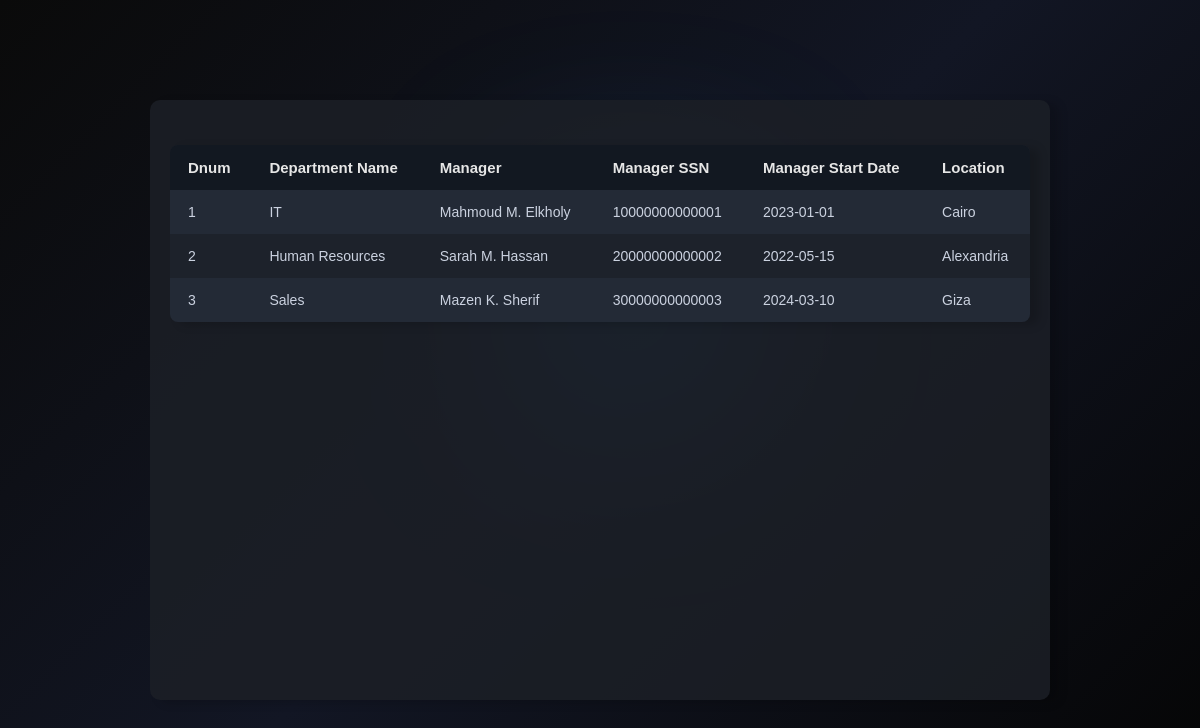
Page /manageDepartment/viewDepartment.php on the committed database.
### tables this page shows
CREATE TABLE departments (
    Dnum INT AUTO_INCREMENT PRIMARY KEY,
    Dname VARCHAR(100) NOT NULL UNIQUE,
    Mgr_SSN CHAR(14),
    Mgr_Start_Date DATE,
    Locations VARCHAR(100)
);

CREATE TABLE employees (
    SSN CHAR(14) PRIMARY KEY,
    Fname VARCHAR(50) NOT NULL,
    Minit CHAR(1),
    Lname VARCHAR(50) NOT NULL,
    Bdate DATE,
    Address VARCHAR(200),
    Sex ENUM('Male', 'Female') NOT NULL,
    Salary DECIMAL(10, 2),
    JobTitle VARCHAR(50),
    Dno INT,
    SuperSSN CHAR(14),
    Phone CHAR(13),
    CONSTRAINT Valid_Sex CHECK (Sex IN ('Male', 'Female'))
);

### manageDepartment/viewDepartment.php (the view, shortened to what this page needs)
<!DOCTYPE html>
<html lang="en">
    <head>
        <link rel="stylesheet" href="../css/main.css">
        <link rel="stylesheet" href="../css/manage.css">
    </head>
    <body>
        <main>
            <?php
            $servername = "localhost";
            $username   = "root";
            $password   = "";
            $dbname     = "email_list_subscription";
            $conn = new mysqli($servername, $username, $password, $dbname);
            $sql = "
                SELECT
                    d.Dnum,
                    d.Dname,
                    d.Mgr_SSN,
                    d.Locations,
                    d.Mgr_Start_Date,
                    e.Fname,
                    e.Minit,
                    e.Lname
                FROM departments d
                LEFT JOIN employees e
                    ON d.Mgr_SSN = e.SSN
                ORDER BY d.Dnum ASC
            ";
            $result = $conn->query($sql);
            if ($result->num_rows > 0) {
                echo "<table>";
                echo "<tr>
                        <th>Dnum</th>
                        <th>Department Name</th>
                        <th>Manager</th>
                        <th>Manager SSN</th>
                        <th>Manager Start Date</th>
                        <th>Location</th>
                    </tr>";
                while ($row = $result->fetch_assoc()) {
                    $managerName = ($row['Fname'])
                        ? $row['Fname'] . " " . $row['Minit'] . ". " . $row['Lname']
                        : "<i>No Manager</i>";
                    echo "<tr>
                            <td>{$row['Dnum']}</td>
                            <td>{$row['Dname']}</td>
                            <td>{$managerName}</td>
                            <td>" . ($row['Mgr_SSN'] ?: "<i>NULL</i>") . "</td>
                            <td>" . ($row['Mgr_Start_Date'] ?: "<i>NULL</i>") . "</td>
                            <td>" . ($row['Locations'] ?: "<i>NULL</i>") . "</td>
                        </tr>";
                }
                echo "</table>";
            } else {
                echo "<p>No departments found.</p>";
            }
            ?>
        </main>
    </body>
</html>

### css/main.css (style rules this page uses)
* { box-sizing: border-box; margin: 0; padding: 0; }

### rows in the picture
departments: Dnum "1", Dname "IT", Mgr_SSN.Fname "Mahmoud", Mgr_SSN.Minit "M", Mgr_SSN.Lname "Elkholy", Mgr_SSN "10000000000001", Mgr_Start_Date "2023-01-01", Locations "Cairo"
departments: Dnum "2", Dname "Human Resources", Mgr_SSN.Fname "Sarah", Mgr_SSN.Minit "M", Mgr_SSN.Lname "Hassan", Mgr_SSN "20000000000002", Mgr_Start_Date "2022-05-15", Locations "Alexandria"
departments: Dnum "3", Dname "Sales", Mgr_SSN.Fname "Mazen", Mgr_SSN.Minit "K", Mgr_SSN.Lname "Sherif", Mgr_SSN "30000000000003", Mgr_Start_Date "2024-03-10", Locations "Giza"
